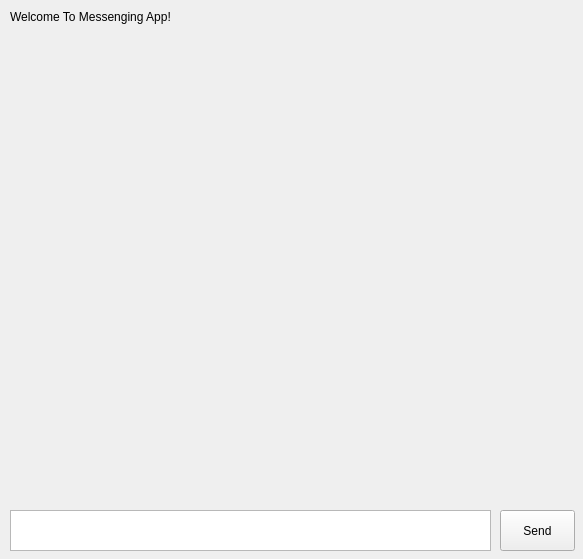
<?xml version="1.0" encoding="UTF-8"?>
<ui version="4.0">
 <class>MainWindow</class>
 <widget class="QMainWindow" name="MainWindow">
  <property name="geometry">
   <rect>
    <x>0</x>
    <y>0</y>
    <width>583</width>
    <height>559</height>
   </rect>
  </property>
  <property name="windowTitle">
   <string>MainWindow</string>
  </property>
  <widget class="QWidget" name="centralwidget">
   <widget class="QPushButton" name="pushButton">
    <property name="geometry">
     <rect>
      <x>500</x>
      <y>510</y>
      <width>75</width>
      <height>41</height>
     </rect>
    </property>
    <property name="text">
     <string>Send</string>
    </property>
   </widget>
   <widget class="QTextEdit" name="textEdit">
    <property name="geometry">
     <rect>
      <x>10</x>
      <y>510</y>
      <width>481</width>
      <height>41</height>
     </rect>
    </property>
   </widget>
   <widget class="QLabel" name="label">
    <property name="geometry">
     <rect>
      <x>10</x>
      <y>10</y>
      <width>471</width>
      <height>491</height>
     </rect>
    </property>
    <property name="autoFillBackground">
     <bool>true</bool>
    </property>
    <property name="text">
     <string>Welcome To Messenging App!</string>
    </property>
    <property name="alignment">
     <set>Qt::AlignLeading|Qt::AlignLeft|Qt::AlignTop</set>
    </property>
   </widget>
  </widget>
 </widget>
 <resources/>
 <connections/>
</ui>
